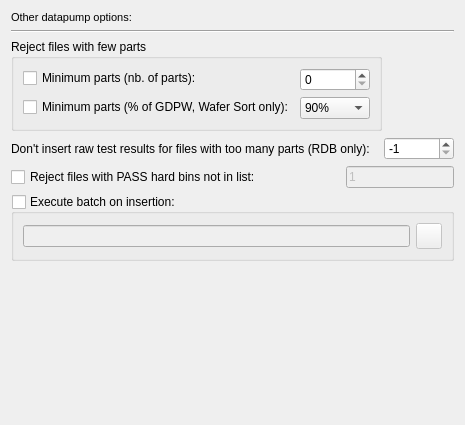
     <widget class="QWidget" name="tab_Other">
      <attribute name="title">
       <string>Other</string>
      </attribute>
      <layout class="QVBoxLayout" name="verticalLayout_4">
       <item>
        <widget class="QLabel" name="labelOther">
         <property name="text">
          <string>&lt;!DOCTYPE HTML PUBLIC &quot;-//W3C//DTD HTML 4.0//EN&quot; &quot;http://www.w3.org/TR/REC-html40/strict.dtd&quot;&gt;
&lt;html&gt;&lt;head&gt;&lt;meta name=&quot;qrichtext&quot; content=&quot;1&quot; /&gt;&lt;style type=&quot;text/css&quot;&gt;
p, li { white-space: pre-wrap; }
&lt;/style&gt;&lt;/head&gt;&lt;body style=&quot; font-family:'MS Shell Dlg 2'; font-size:8.25pt; font-weight:400; font-style:normal;&quot;&gt;
&lt;p style=&quot; margin-top:0px; margin-bottom:0px; margin-left:0px; margin-right:0px; -qt-block-indent:0; text-indent:0px; font-size:8pt;&quot;&gt;Other datapump options:&lt;/p&gt;&lt;/body&gt;&lt;/html&gt;</string>
         </property>
        </widget>
       </item>
       <item>
        <widget class="Line" name="line_4">
         <property name="orientation">
          <enum>Qt::Horizontal</enum>
         </property>
        </widget>
       </item>
       <item>
        <layout class="QHBoxLayout" name="horizontalLayout_7">
         <item>
          <widget class="QGroupBox" name="groupBoxRejectSmallSplitlots">
           <property name="title">
            <string>Reject files with few parts</string>
           </property>
           <layout class="QFormLayout" name="formLayout">
            <property name="fieldGrowthPolicy">
             <enum>QFormLayout::AllNonFixedFieldsGrow</enum>
            </property>
            <item row="0" column="1">
             <widget class="QSpinBox" name="spinBoxRejectSmallSplitlots_NbParts">
              <property name="minimumSize">
               <size>
                <width>70</width>
                <height>0</height>
               </size>
              </property>
              <property name="toolTip">
               <string>&lt;!DOCTYPE HTML PUBLIC &quot;-//W3C//DTD HTML 4.0//EN&quot; &quot;http://www.w3.org/TR/REC-html40/strict.dtd&quot;&gt;
&lt;html&gt;&lt;head&gt;&lt;meta name=&quot;qrichtext&quot; content=&quot;1&quot; /&gt;&lt;style type=&quot;text/css&quot;&gt;
p, li { white-space: pre-wrap; }
&lt;/style&gt;&lt;/head&gt;&lt;body style=&quot; font-family:'MS Shell Dlg 2'; font-size:8.25pt; font-weight:400; font-style:normal;&quot;&gt;
&lt;p style=&quot; margin-top:0px; margin-bottom:0px; margin-left:0px; margin-right:0px; -qt-block-indent:0; text-indent:0px;&quot;&gt;&lt;span style=&quot; font-size:8pt;&quot;&gt;Files with less parts will be rejected.&lt;/span&gt;&lt;/p&gt;&lt;/body&gt;&lt;/html&gt;</string>
              </property>
              <property name="minimum">
               <number>0</number>
              </property>
              <property name="maximum">
               <number>9999</number>
              </property>
              <property name="value">
               <number>0</number>
              </property>
             </widget>
            </item>
            <item row="1" column="1">
             <widget class="QComboBox" name="comboBoxRejectSmallSplitlots_GdpwPercent">
              <property name="toolTip">
               <string>&lt;!DOCTYPE HTML PUBLIC &quot;-//W3C//DTD HTML 4.0//EN&quot; &quot;http://www.w3.org/TR/REC-html40/strict.dtd&quot;&gt;
&lt;html&gt;&lt;head&gt;&lt;meta name=&quot;qrichtext&quot; content=&quot;1&quot; /&gt;&lt;style type=&quot;text/css&quot;&gt;
p, li { white-space: pre-wrap; }
&lt;/style&gt;&lt;/head&gt;&lt;body style=&quot; font-family:'MS Shell Dlg 2'; font-size:8.25pt; font-weight:400; font-style:normal;&quot;&gt;
&lt;p style=&quot; margin-top:0px; margin-bottom:0px; margin-left:0px; margin-right:0px; -qt-block-indent:0; text-indent:0px;&quot;&gt;&lt;span style=&quot; font-size:8pt;&quot;&gt;Files with less parts than the specified percentage of the GDPW (Gross Die Per Wafer) will be rejected.&lt;/span&gt;&lt;/p&gt;&lt;/body&gt;&lt;/html&gt;</string>
              </property>
              <property name="currentIndex">
               <number>17</number>
              </property>
              <item>
               <property name="text">
                <string>5%</string>
               </property>
              </item>
              <item>
               <property name="text">
                <string>10%</string>
               </property>
              </item>
              <item>
               <property name="text">
                <string>15%</string>
               </property>
              </item>
              <item>
               <property name="text">
                <string>20%</string>
               </property>
              </item>
              <item>
               <property name="text">
                <string>25%</string>
               </property>
              </item>
              <item>
               <property name="text">
                <string>30%</string>
               </property>
              </item>
              <item>
               <property name="text">
                <string>35%</string>
               </property>
              </item>
              <item>
               <property name="text">
                <string>40%</string>
               </property>
              </item>
              <item>
               <property name="text">
                <string>45%</string>
               </property>
              </item>
              <item>
               <property name="text">
                <string>50%</string>
               </property>
              </item>
              <item>
               <property name="text">
                <string>55%</string>
               </property>
              </item>
              <item>
               <property name="text">
                <string>60%</string>
               </property>
              </item>
              <item>
               <property name="text">
                <string>65%</string>
               </property>
              </item>
              <item>
               <property name="text">
                <string>70%</string>
               </property>
              </item>
              <item>
               <property name="text">
                <string>75%</string>
               </property>
              </item>
              <item>
               <property name="text">
                <string>80%</string>
               </property>
              </item>
              <item>
               <property name="text">
                <string>85%</string>
               </property>
              </item>
              <item>
               <property name="text">
                <string>90%</string>
               </property>
              </item>
              <item>
               <property name="text">
                <string>95%</string>
               </property>
              </item>
              <item>
               <property name="text">
                <string>100%</string>
               </property>
              </item>
             </widget>
            </item>
            <item row="0" column="0">
             <widget class="QCheckBox" name="checkBoxRejectSmallSplitlots_NbParts">
              <property name="text">
               <string>Minimum parts (nb. of parts):</string>
              </property>
             </widget>
            </item>
            <item row="1" column="0">
             <widget class="QCheckBox" name="checkBoxRejectSmallSplitlots_GdpwPercent">
              <property name="text">
               <string>Minimum parts (% of GDPW, Wafer Sort only):</string>
              </property>
             </widget>
            </item>
           </layout>
          </widget>
         </item>
         <item>
          <spacer name="horizontalSpacer_2">
           <property name="orientation">
            <enum>Qt::Horizontal</enum>
           </property>
           <property name="sizeHint" stdset="0">
            <size>
             <width>40</width>
             <height>20</height>
            </size>
           </property>
          </spacer>
         </item>
        </layout>
       </item>
       <item>
        <layout class="QHBoxLayout" name="horizontalLayout_9">
         <item>
          <widget class="QLabel" name="labelTestResultInsertion">
           <property name="text">
            <string>Don't insert raw test results for files with too many parts (RDB only):</string>
           </property>
          </widget>
         </item>
         <item>
          <spacer name="horizontalSpacer_3">
           <property name="orientation">
            <enum>Qt::Horizontal</enum>
           </property>
           <property name="sizeHint" stdset="0">
            <size>
             <width>8</width>
             <height>17</height>
            </size>
           </property>
          </spacer>
         </item>
         <item>
          <widget class="QSpinBox" name="spinBoxMaxPartForTestResultInsertion">
           <property name="minimumSize">
            <size>
             <width>70</width>
             <height>0</height>
            </size>
           </property>
           <property name="toolTip">
            <string>&lt;!DOCTYPE HTML PUBLIC &quot;-//W3C//DTD HTML 4.0//EN&quot; &quot;http://www.w3.org/TR/REC-html40/strict.dtd&quot;&gt;
&lt;html&gt;&lt;head&gt;&lt;meta name=&quot;qrichtext&quot; content=&quot;1&quot; /&gt;&lt;style type=&quot;text/css&quot;&gt;
p, li { white-space: pre-wrap; }
&lt;/style&gt;&lt;/head&gt;&lt;body style=&quot; font-family:'MS Shell Dlg 2'; font-size:8.25pt; font-weight:400; font-style:normal;&quot;&gt;
&lt;p style=&quot; margin-top:0px; margin-bottom:0px; margin-left:0px; margin-right:0px; -qt-block-indent:0; text-indent:0px;&quot;&gt;&lt;span style=&quot; font-size:8pt;&quot;&gt;For files with more parts, raw test results will not be inserted, only test statistics. -1 disables this option.&lt;/span&gt;&lt;/p&gt;
&lt;p style=&quot;-qt-paragraph-type:empty; margin-top:0px; margin-bottom:0px; margin-left:0px; margin-right:0px; -qt-block-indent:0; text-indent:0px; font-size:8pt;&quot;&gt;&lt;/p&gt;&lt;/body&gt;&lt;/html&gt;</string>
           </property>
           <property name="minimum">
            <number>-1</number>
           </property>
           <property name="maximum">
            <number>999999</number>
           </property>
           <property name="value">
            <number>-1</number>
           </property>
          </widget>
         </item>
        </layout>
       </item>
       <item>
        <layout class="QHBoxLayout" name="horizontalLayout_10">
         <item>
          <widget class="QCheckBox" name="checkBoxRejectFilesOnPassBinlist">
           <property name="text">
            <string>Reject files with PASS hard bins not in list:</string>
           </property>
          </widget>
         </item>
         <item>
          <spacer name="horizontalSpacer_4">
           <property name="orientation">
            <enum>Qt::Horizontal</enum>
           </property>
           <property name="sizeHint" stdset="0">
            <size>
             <width>40</width>
             <height>20</height>
            </size>
           </property>
          </spacer>
         </item>
         <item>
          <widget class="QLineEdit" name="lineEditPassBinlistForRejectTest">
           <property name="enabled">
            <bool>false</bool>
           </property>
           <property name="toolTip">
            <string>List of PASS bins (hard bin).E.g: 1-99,120-150</string>
           </property>
           <property name="text">
            <string>1</string>
           </property>
          </widget>
         </item>
        </layout>
       </item>
       <item>
        <widget class="QGroupBox" name="groupBoxExecuteBatch">
         <property name="enabled">
          <bool>true</bool>
         </property>
         <property name="title">
          <string>Execute batch on insertion:</string>
         </property>
         <property name="checkable">
          <bool>true</bool>
         </property>
         <property name="checked">
          <bool>false</bool>
         </property>
         <layout class="QHBoxLayout" name="horizontalLayout_8">
          <item>
           <widget class="QLineEdit" name="lineEditInsertionBatch">
            <property name="toolTip">
             <string>Batch file to launch after each file insertion</string>
            </property>
            <property name="whatsThis">
             <string>&lt;!DOCTYPE HTML PUBLIC &quot;-//W3C//DTD HTML 4.0//EN&quot; &quot;http://www.w3.org/TR/REC-html40/strict.dtd&quot;&gt;
&lt;html&gt;&lt;head&gt;&lt;meta name=&quot;qrichtext&quot; content=&quot;1&quot; /&gt;&lt;style type=&quot;text/css&quot;&gt;
p, li { white-space: pre-wrap; }
&lt;/style&gt;&lt;/head&gt;&lt;body style=&quot; font-family:'MS Shell Dlg 2'; font-size:8.25pt; font-weight:400; font-style:normal;&quot;&gt;
&lt;p style=&quot; margin-top:0px; margin-bottom:0px; margin-left:0px; margin-right:0px; -qt-block-indent:0; text-indent:0px; font-size:8pt;&quot;&gt;The batch file will be called with following arguments:&lt;/p&gt;
&lt;p style=&quot; margin-top:0px; margin-bottom:0px; margin-left:0px; margin-right:0px; -qt-block-indent:0; text-indent:0px; font-size:8pt;&quot;&gt;Date/Time&lt;/p&gt;
&lt;p style=&quot; margin-top:0px; margin-bottom:0px; margin-left:0px; margin-right:0px; -qt-block-indent:0; text-indent:0px; font-size:8pt;&quot;&gt;FileName&lt;/p&gt;
&lt;p style=&quot; margin-top:0px; margin-bottom:0px; margin-left:0px; margin-right:0px; -qt-block-indent:0; text-indent:0px; font-size:8pt;&quot;&gt;Insertion Status (0=PassedInsertion, 1=FailedInsertion, 2=FailedValidationStep, 3=DelayInsertion)&lt;/p&gt;
&lt;p style=&quot; margin-top:0px; margin-bottom:0px; margin-left:0px; margin-right:0px; -qt-block-indent:0; text-indent:0px; font-size:8pt;&quot;&gt;ProductID&lt;/p&gt;
&lt;p style=&quot; margin-top:0px; margin-bottom:0px; margin-left:0px; margin-right:0px; -qt-block-indent:0; text-indent:0px; font-size:8pt;&quot;&gt;LotID&lt;/p&gt;
&lt;p style=&quot; margin-top:0px; margin-bottom:0px; margin-left:0px; margin-right:0px; -qt-block-indent:0; text-indent:0px; font-size:8pt;&quot;&gt;SublotID&lt;/p&gt;
&lt;p style=&quot; margin-top:0px; margin-bottom:0px; margin-left:0px; margin-right:0px; -qt-block-indent:0; text-indent:0px; font-size:8pt;&quot;&gt;WaferID&lt;/p&gt;
&lt;p style=&quot; margin-top:0px; margin-bottom:0px; margin-left:0px; margin-right:0px; -qt-block-indent:0; text-indent:0px; font-size:8pt;&quot;&gt;TesterName&lt;/p&gt;
&lt;p style=&quot; margin-top:0px; margin-bottom:0px; margin-left:0px; margin-right:0px; -qt-block-indent:0; text-indent:0px; font-size:8pt;&quot;&gt;Operator&lt;/p&gt;
&lt;p style=&quot; margin-top:0px; margin-bottom:0px; margin-left:0px; margin-right:0px; -qt-block-indent:0; text-indent:0px; font-size:8pt;&quot;&gt;NbParts&lt;/p&gt;
&lt;p style=&quot; margin-top:0px; margin-bottom:0px; margin-left:0px; margin-right:0px; -qt-block-indent:0; text-indent:0px; font-size:8pt;&quot;&gt;NbPartsGood&lt;/p&gt;&lt;/body&gt;&lt;/html&gt;</string>
            </property>
           </widget>
          </item>
          <item>
           <widget class="QPushButton" name="buttonSelectInsertionBatch">
            <property name="minimumSize">
             <size>
              <width>26</width>
              <height>26</height>
             </size>
            </property>
            <property name="maximumSize">
             <size>
              <width>26</width>
              <height>26</height>
             </size>
            </property>
            <property name="toolTip">
             <string>Select batch file...</string>
            </property>
            <property name="text">
             <string/>
            </property>
            <property name="icon">
             <iconset resource="../../gex.qrc">
              <normaloff>:/gex/icons/file_open.png</normaloff>:/gex/icons/file_open.png</iconset>
            </property>
            <property name="iconSize">
             <size>
              <width>32</width>
              <height>32</height>
             </size>
            </property>
           </widget>
          </item>
         </layout>
        </widget>
       </item>
       <item>
        <spacer name="verticalSpacer_4">
         <property name="orientation">
          <enum>Qt::Vertical</enum>
         </property>
         <property name="sizeHint" stdset="0">
          <size>
           <width>20</width>
           <height>153</height>
          </size>
         </property>
        </spacer>
       </item>
      </layout>
     </widget>
